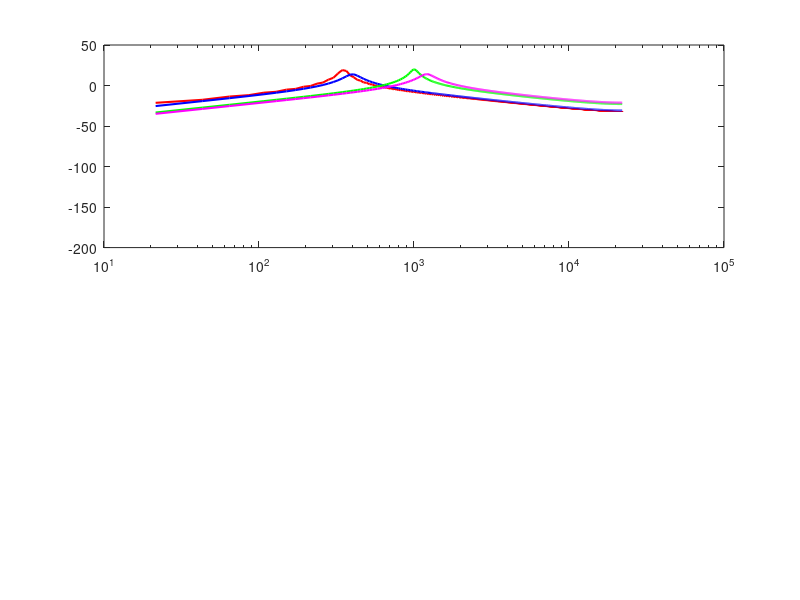

The MATLAB source for this figure: (Note: this script raises an error after producing the figure.)
% Sampling frequency
Fs = 44100;    

% Define filter parameters for two filters
Fc1 = 350;    % First center frequency (Hz)
damp1 = 0.05;  % First damping factor
Fc2 = 400;    % Second center frequency (Hz)
damp2 = 0.1;   % Second damping factor
Fc3= 1000;      % Third center frequency (Hz)
damp3 = 0.05;  % Third damping factor
Fc4= 1200;      % Third center frequency (Hz)
damp4 = 0.1;  % Third damping factor
% maybe lige test damp i forhold til Fc

% Generate impulse input (delta function)
N = 1024; 
x = zeros(N, 1);
x(1) = 1; % Impulse at n=1

% ------------ Apply Bandpass Filter for First Set of Parameters ------------
y1 = zeros(size(x)); % Initialize output
Q1 = 2 * damp1;                    % Q coefficient
F1 = 2 * sin((pi * Fc1) / Fs);      % Frequency coefficient

% First sample
y1(1) = F1 * x(1);                  
yl = F1 * y1(1);                   
yaux = y1(1);                       

% Apply filter loop
for n = 2:length(x)
    yh = x(n) - yl - Q1 * yaux;  % Highpass coefficient
    y1(n) = F1 * yh + yaux;      % Bandpass coefficient
    yl = F1 * y1(n) + yl;        % Lowpass coefficient
    yaux = y1(n);                % Update
end

% Compute frequency response for first filter
[H1, w] = freqz(y1, 1, N, Fs);
H1_dB = 20 * log10(abs(H1));

% ------------ Apply Bandpass Filter for Second Set of Parameters ------------
y2 = zeros(size(x)); % Initialize output
Q2 = 2 * damp2;                    % Q coefficient
F2 = 2 * sin((pi * Fc2) / Fs);      % Frequency coefficient

% First sample
y2(1) = F2 * x(1);                  
yl = F2 * y2(1);                   
yaux = y2(1);                       

% Apply filter loop
for n = 2:length(x)
    yh = x(n) - yl - Q2 * yaux;  % Highpass coefficient
    y2(n) = F2 * yh + yaux;      % Bandpass coefficient
    yl = F2 * y2(n) + yl;        % Lowpass coefficient
    yaux = y2(n);                % Update
end

% Compute frequency response for second filter
[H2, ~] = freqz(y2, 1, N, Fs);
H2_dB = 20 * log10(abs(H2));

% ------------ Apply Bandpass Filter for Third Set of Parameters ------------
y3 = zeros(size(x)); % Initialize output
Q3 = 2 * damp3;                    % Q coefficient
F3 = 2 * sin((pi * Fc3) / Fs);      % Frequency coefficient

% First sample
y3(1) = F3 * x(1);                  
yl = F3 * y3(1);                   
yaux = y3(1);                       

% Apply filter loop
for n = 2:length(x)
    yh = x(n) - yl - Q3 * yaux;  % Highpass coefficient
    y3(n) = F3 * yh + yaux;      % Bandpass coefficient
    yl = F3 * y3(n) + yl;        % Lowpass coefficient
    yaux = y3(n);                % Update
end

% Compute frequency response for second filter
[H3, ~] = freqz(y3, 1, N, Fs);
H3_dB = 20 * log10(abs(H3));

% ------------ Apply Bandpass Filter for Fourth Set of Parameters ------------
y4 = zeros(size(x)); % Initialize output
Q4 = 2 * damp4;                    % Q coefficient
F4 = 2 * sin((pi * Fc4) / Fs);      % Frequency coefficient

% First sample
y4(1) = F4 * x(1);                  
yl = F4 * y4(1);                   
yaux = y4(1);                       

% Apply filter loop
for n = 2:length(x)
    yh = x(n) - yl - Q4 * yaux;  % Highpass coefficient
    y4(n) = F4 * yh + yaux;      % Bandpass coefficient
    yl = F4 * y4(n) + yl;        % Lowpass coefficient
    yaux = y4(n);                % Update
end

% Compute frequency response for second filter
[H4, ~] = freqz(y4, 1, N, Fs);
H4_dB = 20 * log10(abs(H4));

% --------------------- Plot Frequency Responses ----------------------

figure;

% Plot magnitude responses
subplot(2,1,1);
semilogx(w, H1_dB, 'r', 'LineWidth', 1.5); hold on;
semilogx(w, H2_dB, 'b', 'LineWidth', 1.5); hold on;
semilogx(w, H3_dB, 'g', 'LineWidth', 1.5); hold on;
semilogx(w, H4_dB, 'm', 'LineWidth', 1.5); 
xline(Fc1, '--r', ['Fc1 = ' num2str(Fc1) ' Hz'], 'LineWidth', 1.2, 'LabelVerticalAlignment', 'bottom'); % Red dashed line
xline(Fc2, '--b', ['Fc2 = ' num2str(Fc2) ' Hz'], 'LineWidth', 1.2, 'LabelVerticalAlignment', 'bottom'); % Blue dashed line
xline(Fc3, '--g', ['Fc3 = ' num2str(Fc3) ' Hz'], 'LineWidth', 1.2, 'LabelVerticalAlignment', 'bottom'); % Red dashed line
xline(Fc4, '--m', ['Fc4 = ' num2str(Fc4) ' Hz'], 'LineWidth', 1.2, 'LabelVerticalAlignment', 'bottom'); % Blue dashed line
xlabel('Frequency (Hz)');
ylabel('Magnitude (dB)');
title('Bandpass (wah) Filter Magnitude Response');
legend(['Fc = ' num2str(Fc1) ' Hz, Damping = ' num2str(damp1)], ...
       ['Fc = ' num2str(Fc2) ' Hz, Damping = ' num2str(damp2)],...
       ['Fc = ' num2str(Fc3) ' Hz, Damping = ' num2str(damp3)],....
       ['Fc = ' num2str(Fc4) ' Hz, Damping = ' num2str(damp4)]);
grid on;

% Plot phase responses
subplot(2,1,2);
semilogx(w, angle(H1), 'r', 'LineWidth', 1.5); hold on;
semilogx(w, angle(H2), 'b', 'LineWidth', 1.5); hold on;
semilogx(w, angle(H3), 'g', 'LineWidth', 1.5); hold on;
semilogx(w, angle(H4), 'm', 'LineWidth', 1.5); 
xline(Fc1, '--r', [num2str(Fc1) ' Hz'], 'LineWidth', 1.2); % Red dashed line
xline(Fc2, '--b', [num2str(Fc2) ' Hz'], 'LineWidth', 1.2); % Blue dashed line
xline(Fc3, '--g', [num2str(Fc3) ' Hz'], 'LineWidth', 1.2); % Red dashed line
xline(Fc4, '--m', [num2str(Fc4) ' Hz'], 'LineWidth', 1.2); % Blue dashed line
xlabel('Frequency (Hz)');
ylabel('Phase (radians)');
title('Bandpass (wah) Filter Phase Response');
legend(['Fc = ' num2str(Fc1) ' Hz, Damping = ' num2str(damp1)], ...
       ['Fc = ' num2str(Fc2) ' Hz, Damping = ' num2str(damp2)],...
       ['Fc = ' num2str(Fc3) ' Hz, Damping = ' num2str(damp3)],....
       ['Fc = ' num2str(Fc4) ' Hz, Damping = ' num2str(damp4)]);
grid on;
